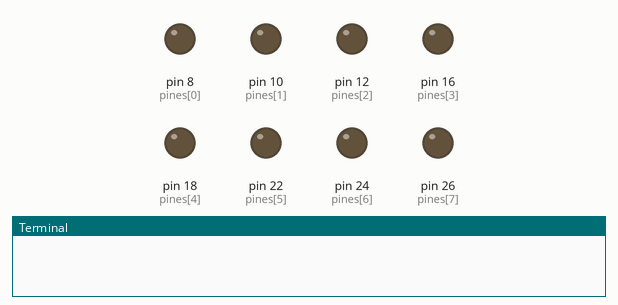
This program was run on a simulated Raspberry Pi (header pin numbers). Parts: output pins drawn as LEDs (lit = HIGH), the last lines printed to the terminal. At 20.0 s the program stops and its outputs stay as they are.

Above: at 0.1 s.
At 1.1 s:
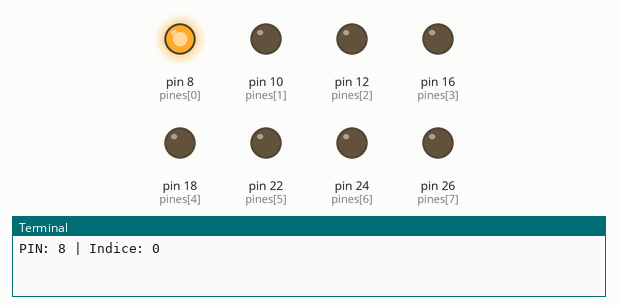
At 2.6 s:
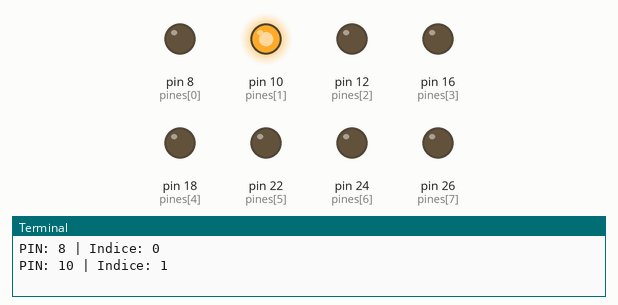
At 5.6 s:
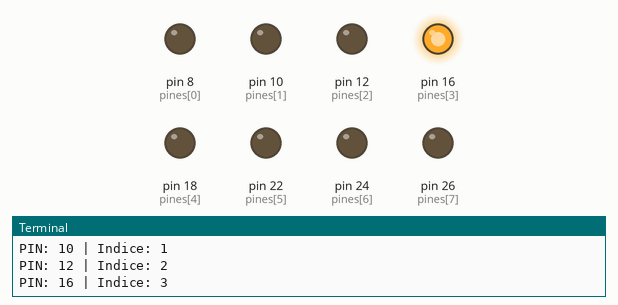
At 8.6 s:
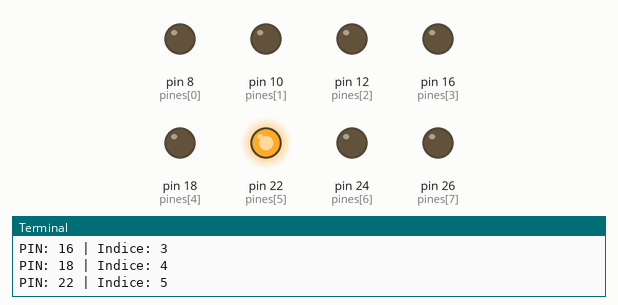
At 11.6 s:
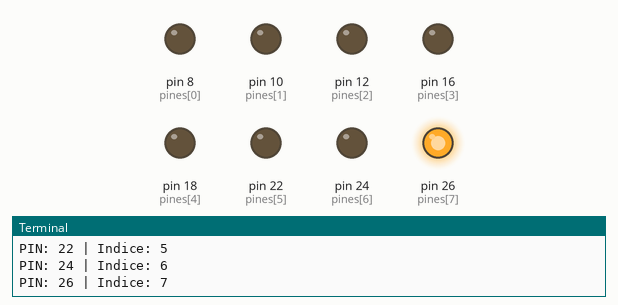
Timing chart, 0 to 14.3 s (numbered marks = the images above):
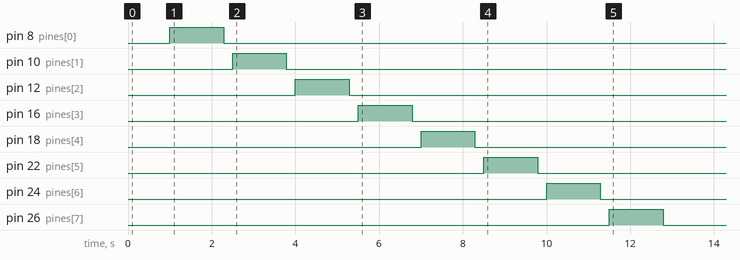

The program:

lecturaPines.py
```python
# Configuración
import RPi.GPIO as GPIO
import time
GPIO.setwarnings(False)
GPIO.setmode (GPIO.BOARD)


pines = [8, 10, 12, 16, 18, 22, 24, 26]

tempo = 90
tps = tempo/60

C = pines[0]
D = pines[1]
E = pines[2]
F = pines[3]
G = pines[4]
A = pines[5]
B = pines[6]
C_ = pines[7]

sc = tps*(1/4)
redon = tps*4
conteo=range(len(pines))

#constantes y funciones extra

for i in conteo:
        GPIO.setup(pines[i], GPIO.OUT)

def allLow(x):
    for i in conteo:
        GPIO.output(pines[i], False)
    time.sleep(x)


def t(x): # Modo de nota
    time.sleep((6/7)*x)
    allLow((1/7)*x)

def s(x): # Modo de silencio
    print(f"Silencio: {x}")
    time.sleep(x)

## "Partitura en código"

def lecturaPines():
    try:
        allLow(1)
        for y in conteo:
            GPIO.output(pines[y],True)
            print(f"PIN: {pines[y]} | Indice: {y}")
            t(tps)
        s(redon)

        print("Apagando...")
        time.sleep(1)
        GPIO.cleanup()


    except KeyboardInterrupt:
        GPIO.cleanup()

lecturaPines()
```

Measured:
- by itself, pin 8 (pines[0]): LOW → HIGH at 1.0 s, → LOW 1.3 s later
- by itself, pin 10 (pines[1]): LOW → HIGH at 2.5 s, → LOW 1.3 s later
- by itself, pin 12 (pines[2]): LOW → HIGH at 4.0 s, → LOW 1.3 s later
- by itself, pin 16 (pines[3]): LOW → HIGH at 5.5 s, → LOW 1.3 s later
- by itself, pin 18 (pines[4]): LOW → HIGH at 7.0 s, → LOW 1.3 s later
- by itself, pin 22 (pines[5]): LOW → HIGH at 8.5 s, → LOW 1.3 s later
- by itself, pin 24 (pines[6]): LOW → HIGH at 10.0 s, → LOW 1.3 s later
- by itself, pin 26 (pines[7]): LOW → HIGH at 11.5 s, → LOW 1.3 s later
